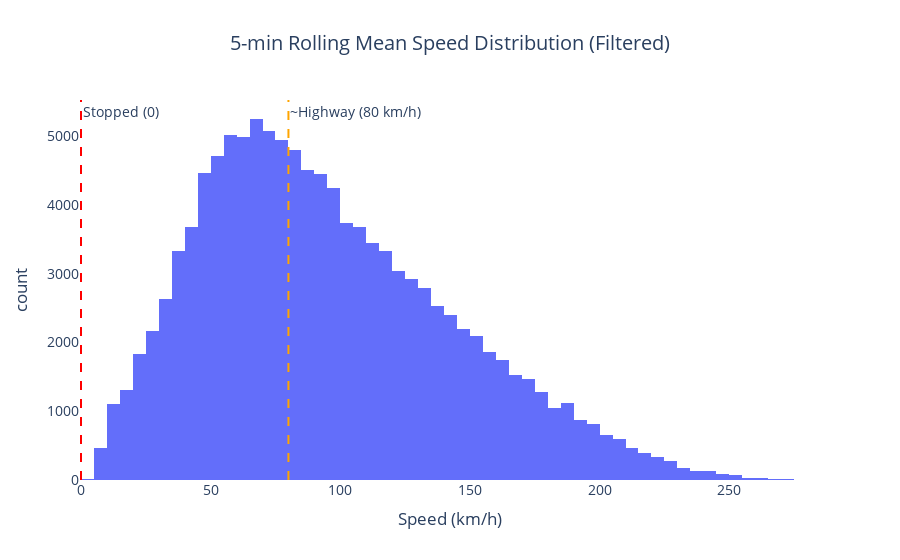

The notebook cell saved with this chart:
### Code cell
import pandas as pd
import plotly.express as px

# 5-min rolling mean with filtered speeds
rolling5 = pd.Series(speeds).rolling(window=5, center=True).mean().dropna()

fig = px.histogram(
    x=rolling5, nbins=60,
    title='5-min Rolling Mean Speed Distribution (Filtered)',
    labels={'x':'Speed (km/h)', 'count':'Frequency'}
)
fig.add_vline(x=0, line_dash="dash", line_color="red", annotation_text="Stopped (0)")
fig.add_vline(x=80, line_dash="dash", line_color="orange", annotation_text="~Highway (80 km/h)")

fig.update_layout(
    margin=dict(l=80, r=80, t=100, b=80),
    plot_bgcolor='white',
    paper_bgcolor='white',
    font=dict(size=14),
    title_x=0.5
)

fig.write_html('../data/plots/speed_histogram_rolling5.html')
fig.show()

### Figure 1 — Plotly figure (JSON) as saved in the notebook; plotly's stock layout.template omitted (floating-point values rounded to 4 significant figures; data arrays with more than 128 entries replaced by an {"elided": "..."} marker saying what was removed)
{"data": [{"bingroup": "x", "hovertemplate": "Speed (km/h)=%{x}<br>count=%{y}<extra></extra>", "legendgroup": "", "marker": {"color": "#636efa", "pattern": {"shape": ""}}, "name": "", "nbinsx": 60, "orientation": "v", "showlegend": false, "type": "histogram", "x": {"elided": "116201 float values"}, "xaxis": "x", "yaxis": "y"}], "layout": {"annotations": [{"showarrow": false, "text": "Stopped (0)", "x": 0, "xanchor": "left", "xref": "x", "y": 1, "yanchor": "top", "yref": "y domain"}, {"showarrow": false, "text": "~Highway (80 km/h)", "x": 80, "xanchor": "left", "xref": "x", "y": 1, "yanchor": "top", "yref": "y domain"}], "barmode": "relative", "font": {"size": 14}, "legend": {"tracegroupgap": 0}, "margin": {"b": 80, "l": 80, "r": 80, "t": 100}, "paper_bgcolor": "white", "plot_bgcolor": "white", "shapes": [{"line": {"color": "red", "dash": "dash"}, "type": "line", "x0": 0, "x1": 0, "xref": "x", "y0": 0, "y1": 1, "yref": "y domain"}, {"line": {"color": "orange", "dash": "dash"}, "type": "line", "x0": 80, "x1": 80, "xref": "x", "y0": 0, "y1": 1, "yref": "y domain"}], "title": {"text": "5-min Rolling Mean Speed Distribution (Filtered)", "x": 0.5}, "xaxis": {"anchor": "y", "domain": [0, 1], "title": {"text": "Speed (km/h)"}}, "yaxis": {"anchor": "x", "domain": [0, 1], "title": {"text": "count"}}}}
